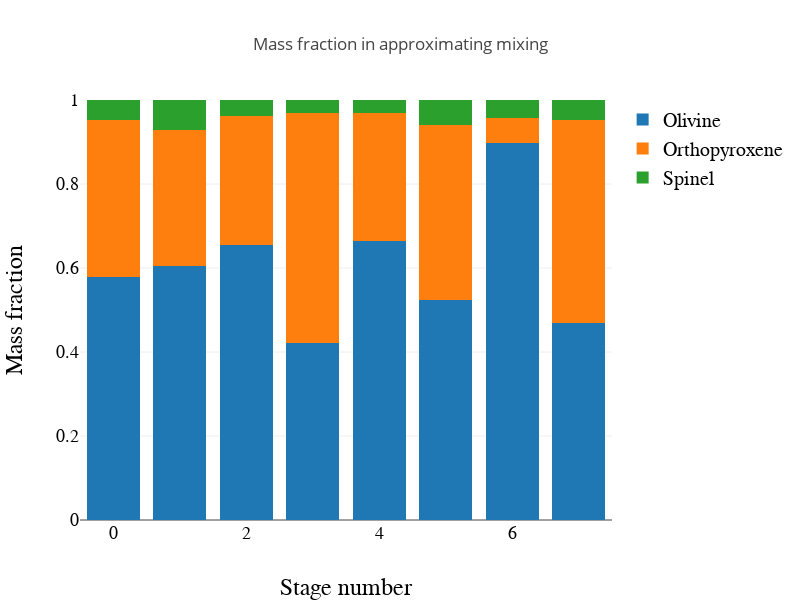

Notebook cell for this chart:
### Code cell
Plotly([
    {
        y : funcTools.zipWith((x,y)=>1-x-y)
            (parametersEachStage.mixing_stoichiometry_orthopyroxene)
            (parametersEachStage.mixing_stoichiometry_spinel),
        name : "Olivine",
        type:"bar"
    },
    {
        y : parametersEachStage.mixing_stoichiometry_orthopyroxene,
        name : "Orthopyroxene",
        type : "bar"
    },
    {
        y : parametersEachStage.mixing_stoichiometry_spinel,
        name : "Spinel",
        type : "bar"
    }
],
spread(
    middiumSize,
    legend(),
    axis("x", "Stage number"),
    axis("y", "Mass fraction", [0,1]),
    {
        barmode: "stack",
        title : "Mass fraction in approximating mixing",
    }
)
)

### Figure 1 — Plotly figure (JSON) as saved in the notebook; plotly's stock layout.template omitted (floating-point values rounded to 4 significant figures)
{"data": [{"name": "Olivine", "type": "bar", "uid": "4f73e5", "y": [0.5794, 0.6052, 0.6539, 0.4211, 0.6636, 0.5238, 0.8966, 0.4692]}, {"name": "Orthopyroxene", "type": "bar", "uid": "96ae14", "y": ["0.3732913881242356", "0.323467552321119", "0.30798704930168835", "0.5478179064137583", "0.30438133168357584", "0.41717131868282764", "0.06137569454965989", "0.48383498617042897"]}, {"name": "Spinel", "type": "bar", "uid": "db8f3e", "y": ["0.04725869405824806", "0.07130512982680531", "0.03806562937249432", "0.03105790792204159", "0.031981132593642464", "0.05902212465898521", "0.04203170957784498", "0.046947820865478156"]}], "layout": {"barmode": "stack", "height": 600, "legend": {"font": {"color": "#000", "family": "sans-serif", "size": 20}, "traceorder": "normal"}, "title": "Mass fraction in approximating mixing", "width": 800, "xaxis": {"autorange": true, "range": [-0.5, 7.5], "tickfont": {"color": "#000", "family": "sans-serif", "size": 18}, "title": "Stage number", "titlefont": {"color": "#000", "family": "sans-serif", "size": 24}}, "yaxis": {"range": [0, 1], "tickfont": {"color": "#000", "family": "sans-serif", "size": 18}, "title": "Mass fraction", "titlefont": {"color": "#000", "family": "sans-serif", "size": 24}, "type": "linear"}}}
